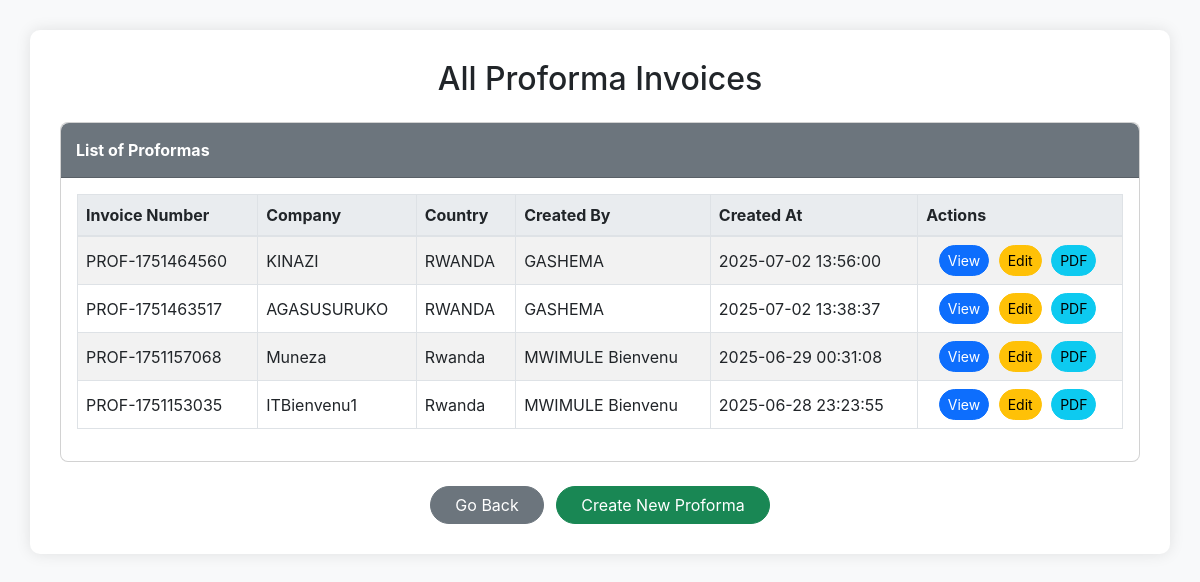
The page /edits/manage_proformas.php (signed in) on the database its author committed.
### tables this page shows
CREATE TABLE `proforma_invoices` (
  `id` int(11) NOT NULL,
  `invoice_number` varchar(50) NOT NULL,
  `company` varchar(100) NOT NULL,
  `vat` varchar(50) DEFAULT NULL,
  `street` varchar(100) DEFAULT NULL,
  `city` varchar(50) DEFAULT NULL,
  `postal_code` varchar(20) DEFAULT NULL,
  `country` varchar(50) DEFAULT NULL,
  `status` varchar(20) DEFAULT 'pending',
  `created_by` int(11) NOT NULL,
  `created_at` timestamp NOT NULL DEFAULT current_timestamp()
);

CREATE TABLE `users` (
  `id` int(12) NOT NULL,
  `names` varchar(100) NOT NULL,
  `email` varchar(50) NOT NULL,
  `phone` int(14) NOT NULL,
  `password` varchar(300) NOT NULL,
  `role` varchar(12) NOT NULL,
  `otp` int(100) NOT NULL,
  `time` timestamp(6) NOT NULL DEFAULT current_timestamp(6) ON UPDATE current_timestamp(6)
);

### edits/manage_proformas.php (the view, shortened to what this page needs)
<?php
include_once "../config/config.php";
$proformas_query = mysqli_query($conn, "
    SELECT pi.*, u.names AS created_by_username
    FROM proforma_invoices pi
    JOIN users u ON pi.created_by = u.id
    ORDER BY pi.created_at DESC
");
?>
<!DOCTYPE html>
<html lang="en">
<head>
    <link href="https://cdn.jsdelivr.net/npm/bootstrap@5.3.0/dist/css/bootstrap.min.css" rel="stylesheet">
</head>
<body>
    <div class="container">
        <h2 class="mb-4 text-center">All Proforma Invoices</h2>
        <div class="card mb-4 rounded-3">
            <div class="card-header">
                List of Proformas
            </div>
            <div class="card-body">
                <div class="table-responsive">
                    <table class="table table-bordered table-striped align-middle">
                        <thead>
                            <tr>
                                <th>Invoice Number</th>
                                <th>Company</th>
                                <th>Country</th>
                                <th>Created By</th>
                                <th>Created At</th>
                                <th>Actions</th>
                            </tr>
                        </thead>
                        <tbody>
                            <?php if (mysqli_num_rows($proformas_query) > 0) : ?>
                                <?php while ($proforma = mysqli_fetch_assoc($proformas_query)) : ?>
                                    <tr>
                                        <td><?php echo htmlspecialchars($proforma['invoice_number']); ?></td>
                                        <td><?php echo htmlspecialchars($proforma['company']); ?></td>
                                        <td><?php echo htmlspecialchars($proforma['country']); ?></td>
                                        <td><?php echo htmlspecialchars($proforma['created_by_username']); ?></td>
                                        <td><?php echo htmlspecialchars($proforma['created_at']); ?></td>
                                        <td class="action-buttons text-center">
                                            <a href="view_proforma.php?invoice=<?php echo urlencode($proforma['invoice_number']); ?>" class="btn btn-primary btn-sm rounded-pill">View</a>
                                            <a href="edit_proforma.php?invoice=<?php echo urlencode($proforma['invoice_number']); ?>" class="btn btn-warning btn-sm rounded-pill">Edit</a>
                                            <a href="generate_proforma_pdf.php?invoice=<?php echo urlencode($proforma['invoice_number']); ?>" class="btn btn-info btn-sm rounded-pill">PDF</a>
                                        </td>
                                    </tr>
                                <?php endwhile; ?>
                            <?php else : ?>
                                <tr>
                                    <td colspan="6" class="text-center">No proforma invoices found.</td>
                                </tr>
                            <?php endif; ?>
                        </tbody>
                    </table>
                </div>
            </div>
        </div>
        <div class="text-center">
            <a href="javascript:history.back()" class="btn btn-secondary rounded-pill px-4">Go Back</a>
            <a href="../executive/form.php#proforma-part" class="btn btn-success rounded-pill px-4 ms-2">Create New Proforma</a>
        </div>
    </div>
</body>
</html>

### edits/manage_proformas.php (style rules this page uses)
body { font-family: 'Inter', sans-serif; background-color: #f8f9fa; }
.container { margin-top: 30px; margin-bottom: 30px; background-color: #ffffff; padding: 30px; border-radius: 10px; box-shadow: 0 0 15px rgba(0, 0, 0, 0.1); }
.card-header { background-color: #6c757d; color: white; font-weight: bold; border-radius: 8px 8px 0 0 !important; padding: 15px; }
.table thead th { background-color: #e9ecef; border-bottom: 2px solid #dee2e6; }
.action-buttons a { margin-right: 5px; }

### rows shown on the page
proforma_invoices: invoice_number "PROF-1751464560", company "KINAZI", country "RWANDA", created_by.names "GASHEMA", created_at "2025-07-02 13:56:00"
proforma_invoices: invoice_number "PROF-1751463517", company "AGASUSURUKO", country "RWANDA", created_by.names "GASHEMA", created_at "2025-07-02 13:38:37"
proforma_invoices: invoice_number "PROF-1751157068", company "Muneza", country "Rwanda", created_by.names "MWIMULE Bienvenu", created_at "2025-06-29 00:31:08"
proforma_invoices: invoice_number "PROF-1751153035", company "ITBienvenu1", country "Rwanda", created_by.names "MWIMULE Bienvenu", created_at "2025-06-28 23:23:55"
